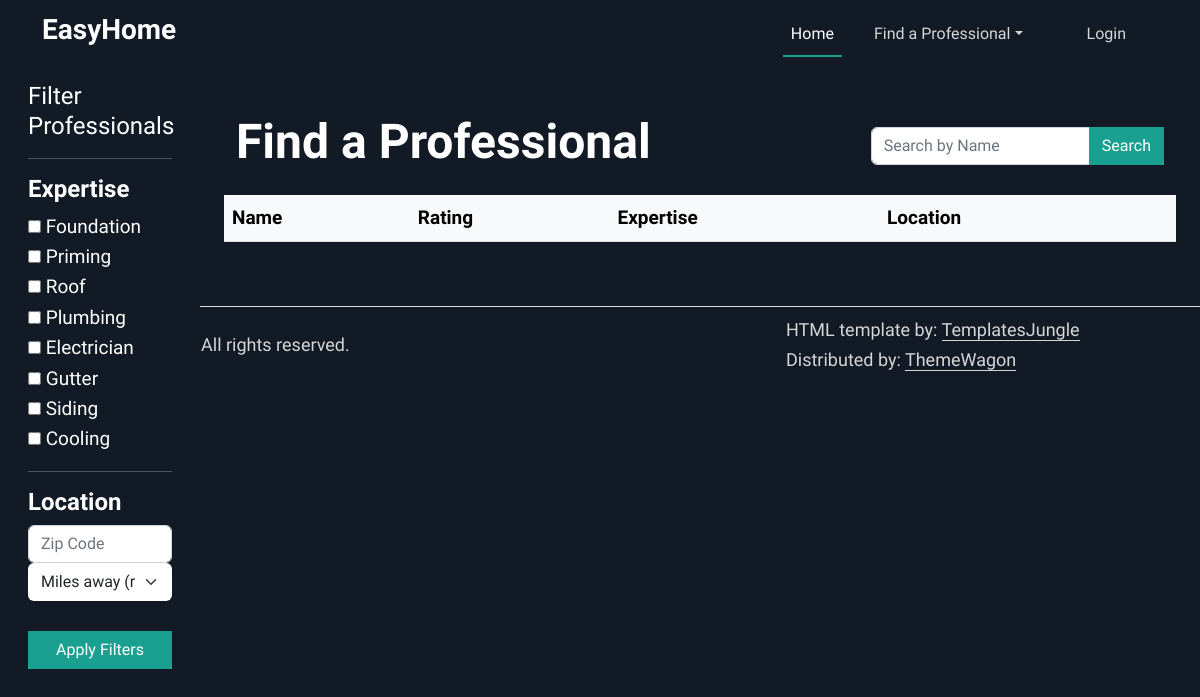
Page /professionals on the earlier database version.
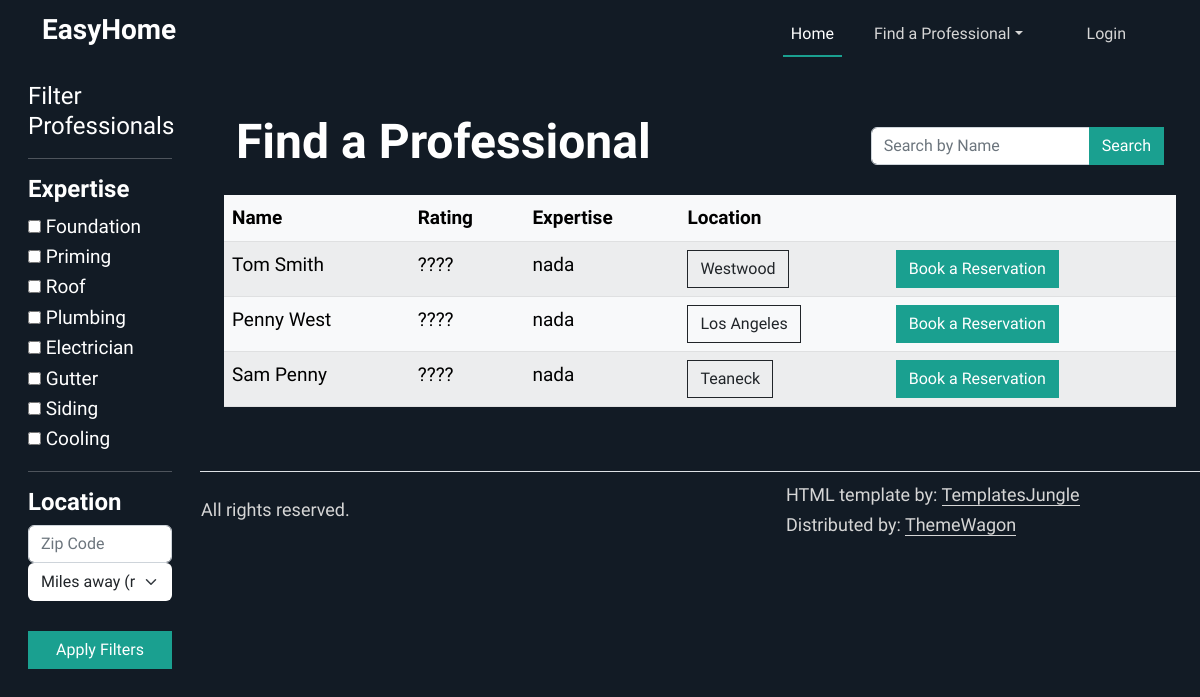
Same page on the later database version.
### tables this page shows
CREATE TABLE users (
                id INTEGER PRIMARY KEY AUTOINCREMENT,
                first_name VARCHAR2(25) NOT NULL,
                middle_name VARCHAR2(15),
                last_name VARCHAR2(25) NOT NULL,
                gender CHAR(1) CHECK (gender IN ('M','F','O')) NOT NULL,
                phone_number VARCHAR2(12) NOT NULL,
                email VARCHAR2(50) NOT NULL,
                password VARCHAR2(50) NOT NULL,
                street_number VARCHAR2(10),
                street_name VARCHAR2(35),
                town VARCHAR2(30),
                state CHAR(2),
                zip_code NUMBER(5)
            );

### app.py (the view, shortened to what this page needs)
@app.route('/professionals', methods=["GET", "POST"])
def professionals():
    list = get_all_users()
    user_zip = ""
    if current_user.is_authenticated:
        user_zip = get_user_by_id(current_user.id).zip_code
    return render_template("professionals.html", professionals=list, user_zip=user_zip)

### app.py (called while the page is built)
def get_all_users():
    try:
        conn = sqlite3.connect('database.db')
        conn.row_factory = sqlite3.Row
        c = conn.cursor()
        c.execute("SELECT * FROM users")
        users = [dict(row) for row in c.fetchall()]
        return users
    except sqlite3.Error as e:
        print(f"Error retrieving users: {e}")
        return []
    finally:
        if conn:
            conn.close()

### templates/professionals.html (shortened to what this page needs)
{%extends "base.html"%}
{%block content%}
<div class="container-fluid">
  <div class="row">
    <div class="col-md-3 col-lg-2 d-md-block bg-dark text-white sidebar vh-100 position-fixed">
      <div class="p-3">
        <a href="/" class="d-flex align-items-center mb-3 mb-md-0 text-white text-decoration-none">
          <span class="fs-4">Filter Professionals</span>
        </a>
        <hr>
        <form method="POST">
          <h4>Expertise</h4>
          <input type="checkbox" id="Foundation" name="expertise" value="Foundation">
          <label for="Foundation">Foundation</label><br>
          <input type="checkbox" id="Priming" name="expertise" value="Priming">
          <label for="Priming">Priming</label><br>
          <input type="checkbox" id="Roof" name="expertise" value="Roof">
          <label for="Roof">Roof</label><br>
          <input type="checkbox" id="Plumbing" name="expertise" value="Plumbing">
          <label for="Plumbing">Plumbing</label><br>
          <input type="checkbox" id="Electrician" name="expertise" value="Electrician">
          <label for="Electrician">Electrician</label><br>
          <input type="checkbox" id="Gutter" name="expertise" value="Gutter">
          <label for="Gutter">Gutter</label><br>
          <input type="checkbox" id="Siding" name="expertise" value="Siding">
          <label for="Siding">Siding</label><br>
          <input type="checkbox" id="Cooling" name="expertise" value="Cooling">
          <label for="Cooling">Cooling</label><br>
          <hr>
          <h4>Location</h4>
          <div class="input-group rounded">
            <input type="search" class="form-control rounded" placeholder="Zip Code" aria-label="Search"
              aria-describedby="search-addon" name="zip_code" />
          </div>
          <select class="form-select" aria-label="Miles away" name="distance">
            <option selected value="0">Miles away (range)</option>
          </select>
          <br>
          <button type="submit" class="btn btn-primary w-100" name="filters">Apply Filters</button>
        </form>
      </div>
    </div>
    <main class="col-md-9 ms-sm-auto col-lg-10 px-md-4 offset-md-3">
        <section id="feature">
          <div class="container py-5">
            <div class="row align-items-center mb-3">
              <div class="col-md-8">
                <h2>Find a Professional</h2>
              </div>
              <div class="col-md-4">
                <form method="POST">
                  <div class="input-group">
                    <input type="search" class="form-control" placeholder="Search by Name" name="search" />
                    <button type="submit" class="btn btn-primary" name="name">Search</button>
                  </div>
                </form>
              </div>
            </div>
          <div class="row">
            <table class="table table-striped table-light">
              <thead>
                <tr>
                  <th scope="col">Name</th>
                  <th scope="col">Rating</th>
                  <th scope="col">Expertise</th>
                  <th scope="col">Location</th>
                  <th scope="col"></th>
                </tr>
              </thead>
              <tbody>
                {%for prof in professionals%}
                <tr>
                  <td>{{prof.first_name}} {{prof.last_name}}</td>
                  <td>????</td>
                  <td>nada</td>
                  <td><button type="button" class="btn btn-outline-dark" data-bs-toggle="modal"
                      data-bs-target="#exampleModal{{ loop.index }}">
                      {{prof.town}}
                    </button>
                  </td>
                  <td><a href="/createReservation/{{prof.id}}" class="btn btn-primary" role="button">Book a Reservation</a></td>
                </tr>
                {%endfor%}
              </tbody>
            </table>
          </div>
        </div>
      </section>
    </main>
  </div>
</div>
{%endblock%}

### templates/base.html (shortened to what this page needs)
<!doctype html>
<html lang="en">
<head>
  <link rel="stylesheet" type="text/css" href="{{ url_for('static', filename='assets/css/vendor.css') }}">
  <link rel="stylesheet" href="https://cdn.jsdelivr.net/npm/swiper@9/swiper-bundle.min.css" />
  <link rel="stylesheet" href="https://cdn.jsdelivr.net/npm/bootstrap-icons@1.5.0/font/bootstrap-icons.css">
  <link href="https://cdn.jsdelivr.net/npm/bootstrap@5.2.3/dist/css/bootstrap.min.css" rel="stylesheet"
>
    <link rel="stylesheet" href="{{ url_for('static', filename='assets/css/style.css') }}">
</head>
<body data-bs-spy="scroll" data-bs-target="#navbar-example2" tabindex="0">
  <header id="nav" class="site-header position-fixed text-white bg-dark">
    <nav id="navbar-example2" class="navbar navbar-expand-lg py-2">
      <div class="container ">
        <a class="navbar-brand" href="/"><h3>EasyHome</h3></a>
        <div class="offcanvas offcanvas-end" tabindex="-1" id="offcanvasNavbar2"
          aria-labelledby="offcanvasNavbar2Label">
          <div class="offcanvas-body">
            <ul class="navbar-nav align-items-center justify-content-end align-items-center flex-grow-1 ">
              <li class="nav-item">
                <a class="nav-link active me-md-4" href="/">Home</a>
              </li>
              <li class="nav-item dropdown ">
                <a class="nav-link me-md-4 text-center dropdown-toggle" data-bs-toggle="dropdown" href="#" role="button"
                  aria-expanded="false">Find a Professional</a>
              </li>
                {%if current_user.first_name != null%}
                <li class="nav-item dropdown ">
                  <a class="nav-link me-md-4 text-center dropdown-toggle" data-bs-toggle="dropdown" href="#" role="button"
                    aria-expanded="false">Profile</a>
                  <ul class="dropdown-menu dropdown-menu-dark">
                    <li><a href="/manageReservations" class="dropdown-item">Manage Reservations</a></li>
                    <li><hr></li>
                    <li><a href="/logout" class="dropdown-item">Log Out </a></li>
                  </ul>
                </li>
                {%else%}
                <li class="nav-item">
                  <a class="nav-link mx-md-4" href="/login">Login</a>
                </li>
                {%endif%}
            </ul>
          </div>
        </div>
      </div>
    </nav>
  </header>
  {%block content%}
  {%endblock%}
    <footer class="d-flex flex-wrap justify-content-between align-items-center border-top"></footer>
    <div class="container">
      <footer class="d-flex flex-wrap justify-content-between align-items-center py-2 ">
        <div class="col-md-8 d-flex align-items-center">
          <p>© 2024 EasyHome. All rights reserved.</p>
        </div>
        <div class="col-md-4 d-flex align-items-center">
          <p>HTML template by: <a rel="noopener" href="https://templatesjungle.com/" class="link-primary"
              target="_blank">TemplatesJungle</a> <br> Distributed by: <a rel="noopener" href="https://themewagon.com" class="link-primary"
              target="_blank">ThemeWagon</a></p>
        </div>
      </footer>
    </div>
</body>
</html>

### static/assets/css/style.css (style rules this page uses)
:root { --accent-color: #1AA090; --dark-color: #121B25; --grey-color: #83898F; --body-text-color: #FFFFFF; --light-text-color: #D6D6D6; --link-color: #092035; }
body { padding-top: 65px; font-family: 'Work Sans', sans-serif; font-weight: 400; font-size: 19px; line-height: 1.6em; color: var(--body-text-color); background-color: var(--dark-color); }
h1, .h1, h2, .h2, h3, .h3, h4, .h4, h5, .h5, h6, .h6 { font-family: 'Work Sans', sans-serif; font-weight: 600; color: var(--body-text-color); }
h2, .h2 { font-size: 48px; }
ul { padding: 0; }
p { font-family: 'Work Sans', sans-serif; color: var(--light-text-color); font-size: 18px; }
a { color: var(--light-text-color); text-decoration: none; transition: all 0.3s ease-out; }
.btn { --bs-btn-border-radius: 0 rem; }
.btn-primary { --bs-btn-color: #fff; --bs-btn-bg: var(--accent-color); --bs-btn-border-color: var(--accent-color); --bs-btn-hover-color: #fff; --bs-btn-hover-bg: var(--accent-color); --bs-btn-hover-border-color: var(--accent-color); --bs-btn-active-color: #fff; --bs-btn-active-bg: var(--accent-color); --bs-btn-active-border-color: var(--accent-color); --bs-btn-disabled-color: #fff; --bs-btn-disabled-bg: var(--accent-color); --bs-btn-disabled-border-color: var(--accent-color); }
.text-white .nav-link.active, .text-white .nav-link:focus, .text-white .nav-link:hover { color: var(----body-text-color); }
.nav-link.active, .nav-link:focus, .nav-link:hover { color: var(----body-text-color); }
.nav-link { color: var(--light-text-color); font-size: 16px; position: relative; }
.nav-link:not(.dropdown-toggle):after { content: ''; position: absolute; left: 0; bottom: 0; width: 0; background: var(--accent-color); border-bottom: 2px solid var(--accent-color); transition: width 0.3s ease-out; }
.nav-link.active:after { width: 100%; }
.bg-dark { background-color: var(--dark-color) !important; }
.site-header { position: fixed; top: 0; width: 100%; z-index: 99999; transition: background 0.3s ease-out; }
a.navbar-brand { color: var(--body-text-color); }
a.nav-link.dropdown-toggle { color: #D6D6D6; font-size: 16px; }
.form-select { border: 1px solid transparent; border-radius: none; }
.link-primary { color: var(--light-text-color) !important; border-bottom: 1px solid var(--light-text-color); }

Differences in the rows shown:
added users: first_name "Tom", last_name "Smith", town "Westwood"
added users: first_name "Penny", last_name "West", town "Los Angeles"
added users: first_name "Sam", last_name "Penny", town "Teaneck"
